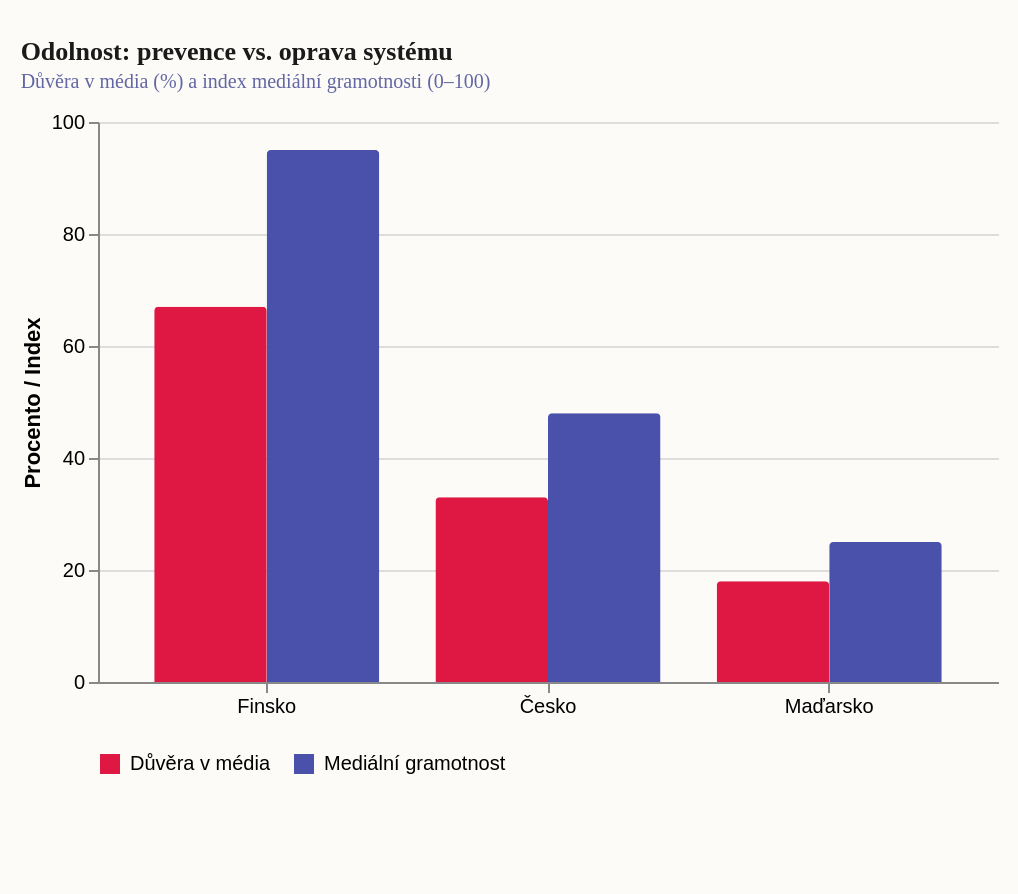

Write the Vega-Lite specification saved for this chart.
### Vega-Lite specification from a JSON file in a GitHub repository (floating-point values rounded to 4 significant figures)
{"_source": "Reuters Institute Digital News Report 2025, Media Literacy Index 2024, EurOMo 2025, The Guardian 2026; Maďarsko zachycuje stav mediálního capture před změnou vlády v květnu 2026.", "$schema": "https://vega.github.io/schema/vega-lite/v5.json", "description": "Index odolnosti: Korelace mezi mediální gramotností a důvěrou v média", "width": 450, "height": 280, "padding": {"top": 20, "left": 10, "right": 10, "bottom": 60}, "autosize": {"type": "pad", "resize": true}, "background": "#fdfbf7", "title": {"text": "Odolnost: prevence vs. oprava systému", "subtitle": "Důvěra v média (%) a index mediální gramotnosti (0–100)", "font": "Roboto Slab", "fontSize": 13, "fontWeight": "bold", "anchor": "start", "color": "#1a1a1a", "subtitleFont": "Work Sans", "subtitleFontSize": 10, "subtitleColor": "#6267a3", "offset": 10}, "data": {"values": [{"Země": "Finsko", "Metrika": "Důvěra v média", "Hodnota": 67}, {"Země": "Finsko", "Metrika": "Mediální gramotnost", "Hodnota": 95}, {"Země": "Česko", "Metrika": "Důvěra v média", "Hodnota": 33}, {"Země": "Česko", "Metrika": "Mediální gramotnost", "Hodnota": 48}, {"Země": "Maďarsko", "Metrika": "Důvěra v média", "Hodnota": 18}, {"Země": "Maďarsko", "Metrika": "Mediální gramotnost", "Hodnota": 25}]}, "mark": {"type": "bar", "cornerRadiusEnd": 2, "tooltip": true}, "encoding": {"x": {"field": "Země", "type": "nominal", "title": null, "axis": {"labelAngle": 0}, "sort": ["Finsko", "Česko", "Maďarsko"]}, "y": {"field": "Hodnota", "type": "quantitative", "title": "Procento / Index", "axis": {}}, "xOffset": {"field": "Metrika"}, "color": {"field": "Metrika", "type": "nominal", "scale": {"domain": ["Důvěra v média", "Mediální gramotnost"], "range": ["#de1743", "#4a51ab"]}, "legend": {"title": null, "orient": "bottom"}}}, "config": {"view": {"stroke": "transparent"}}}
